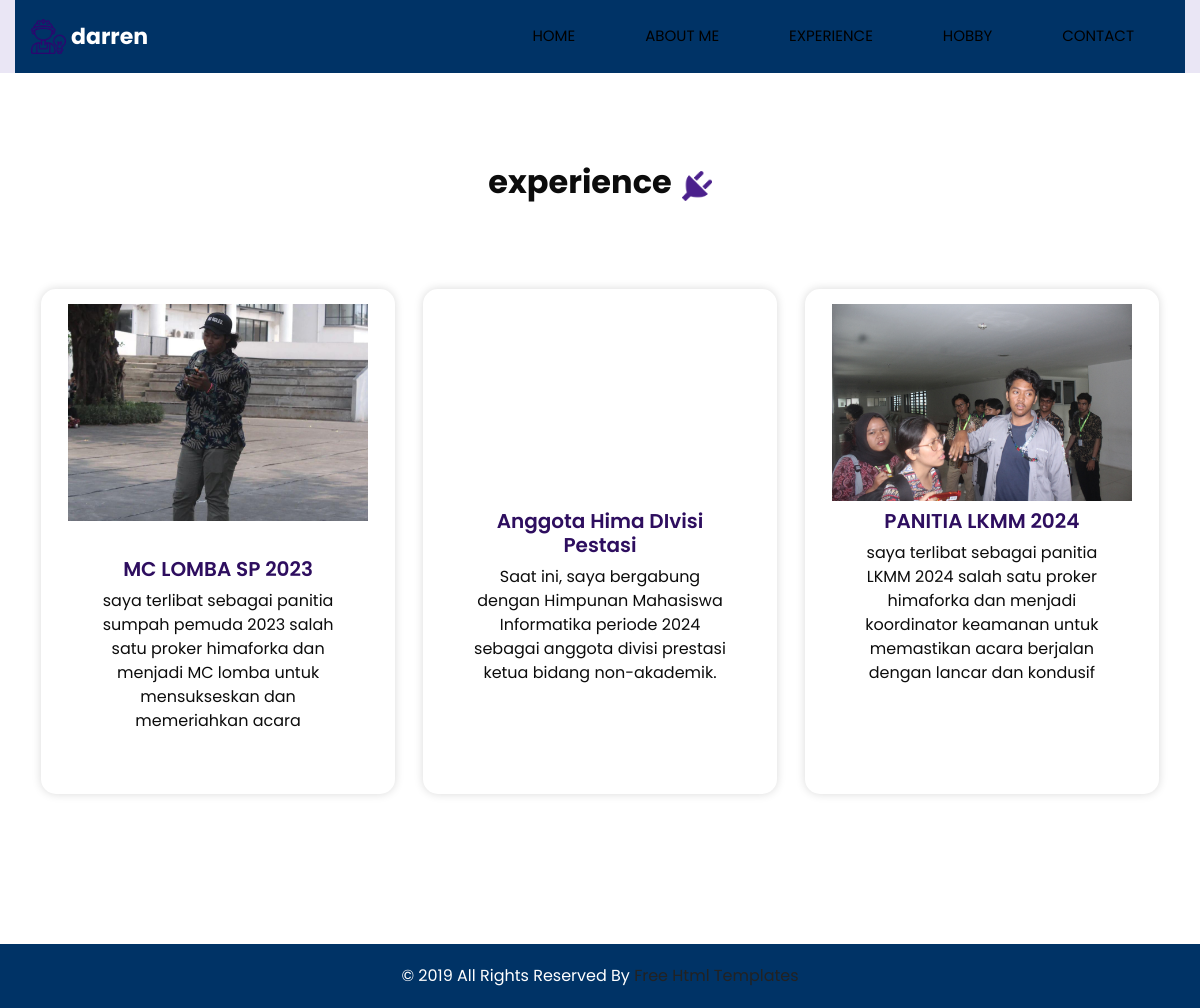
The page /experience.php on the database its author committed.
### tables this page shows
CREATE TABLE `experience` (
  `id` int(3) NOT NULL,
  `pengalaman` varchar(50) NOT NULL,
  `isipengalaman` text NOT NULL
);

### experience.php (the view, shortened to what this page needs)
<?php
    include 'koneksi.php';
    $sqlProject = "SELECT * FROM experience WHERE id = 1";
    $resultProject = $connect->query($sqlProject);
    $sqlProject2 = "SELECT * FROM experience WHERE id = 2";
    $resultProject2 = $connect->query($sqlProject2);
    $sqlProject3 = "SELECT * FROM experience WHERE id = 3";
    $resultProject3 = $connect->query($sqlProject3);
    if ($resultProject->num_rows > 0) {
        $row = $resultProject->fetch_assoc();
        $pengalaman = $row['pengalaman'];
        $isipengalaman = $row['isipengalaman'];
    } else {
        echo " ";
    }
    if ($resultProject2->num_rows > 0) {
      $row2 = $resultProject2->fetch_assoc();
      $pengalaman2 = $row2['pengalaman'];
      $isipengalaman2 = $row2['isipengalaman'];
  } else {
      echo " ";
  }
    if ($resultProject3->num_rows > 0) {
      $row3 = $resultProject3->fetch_assoc();
      $pengalaman3 = $row3['pengalaman'];
      $isipengalaman3 = $row3['isipengalaman'];
  } else {
      echo " ";
  }
?>
<!DOCTYPE html>
<html>
<head>
  <link rel="stylesheet" type="text/css" href="https://cdnjs.cloudflare.com/ajax/libs/OwlCarousel2/2.1.3/assets/owl.carousel.min.css" />
  <link rel="stylesheet" type="text/css" href="css/bootstrap.css" />
  <link href="css/style.css" rel="stylesheet" />
  <link href="css/responsive.css" rel="stylesheet" />
</head>
<body class="sub_page">
  <div class="hero_area">
    <header class="header_section">
      <div class="container">
        <nav class="navbar navbar-expand-lg custom_nav-container ">
          <a class="navbar-brand" href="#">
            <img src="images/logo.png" alt="">
            <span>
             darren
            </span>
          </a>
          <div class="collapse navbar-collapse" id="navbarSupportedContent">
            <div class="d-flex ml-auto flex-column flex-lg-row align-items-center">
              <ul class="navbar-nav">
                <li class="nav-item">
                  <a class="nav-link" href="index.php">Home <span class="sr-only">(current)</span></a>
                </li>
                <li class="nav-item">
                  <a class="nav-link" href="about.php"> About me</a>
                </li>
                <li class="nav-item">
                  <a class="nav-link" href="experience.php"> Experience </a>
                </li>
                <li class="nav-item">
                  <a class="nav-link" href="hobby.php"> Hobby </a>
                </li>
                <li class="nav-item">
                  <a class="nav-link" href="contact.php">Contact </a>
                </li>
              </ul>
            </div>
          </div>
        </nav>
      </div>
    </header>
  </div>
  <section class="service_section layout_padding">
    <div class="container">
        <div class="heading_container">
            <h2>
                <?php echo "experience" ?>
            </h2>
            <img src="images/plug.png" alt="">
        </div>
        <div class="service_container d-flex flex-wrap justify-content-between">
            <div class="box">
                <div class="img-box">
                    <img src="images/fotomc.jpg" class="img1" alt="">
                </div>
                <div class="detail-box d-flex flex-column">
                 <br><br>
                    <h5>
                        <?php echo $pengalaman?>
                    </h5>
                    <p>
                        <?php echo $isipengalaman ?>
                    </p>
                </div>
            </div>
            <div class="box">
                <div class="img-box">
                </div>
                <div class="detail-box d-flex flex-column">
                    <h5>
                        <?php echo $pengalaman2 ?>
                    </h5>
                    <p>
                        <?php echo $isipengalaman2 ?>
                    </p>
                </div>
            </div>
            <div class="box">
                <div class="img-box">
                    <img src="images/experience1.jpg" class="img1" alt="">
                </div>
                <div class="detail-box d-flex flex-column">
                    <h5>
                        <?php echo $pengalaman3 ?>
                    </h5>
                    <p>
                        <?php echo $isipengalaman3 ?>
                    </p>
                </div>
            </div>
        </div>
    </div>
</section>
  <footer class="container-fluid footer_section">
    <div class="container">
      <div class="row">
        <div class="col-lg-7 col-md-9 mx-auto">
          <p>
            &copy; 2019 All Rights Reserved By
            <a href="https://html.design/">Free Html Templates</a>
          </p>
        </div>
      </div>
    </div>
  </footer>
</body>
</html>

### css/style.css (style rules this page uses)
body { font-family: "Poppins", sans-serif; color: #0c0c0c; background-color: #ffffff; }
.layout_padding { padding-top: 90px; padding-bottom: 90px; }
.heading_container { display: -webkit-box; display: -ms-flexbox; display: flex; -webkit-box-pack: start; -ms-flex-pack: start; justify-content: flex-start; -webkit-box-align: center; -ms-flex-align: center; align-items: center; text-align: center; }
.heading_container h2 { position: relative; font-weight: bold; margin-right: 10px; }
.heading_container img { width: 30px; }
.hero_area { height: 98vh; position: relative; display: -webkit-box; display: -ms-flexbox; display: flex; -webkit-box-orient: vertical; -webkit-box-direction: normal; -ms-flex-direction: column; flex-direction: column; background-color: #eae6f5; }
.sub_page .hero_area { height: auto; }
.header_section .container { padding: 0; }
.custom_nav-container .navbar-nav .nav-item .nav-link { padding: 7px 20px; margin: 10px 15px; color: #000000; text-align: center; border-radius: 35px; text-transform: uppercase; font-size: 15px; }
a, a:hover, a:focus { text-decoration: none; }
.navbar-brand { display: -webkit-box; display: -ms-flexbox; display: flex; -webkit-box-align: center; -ms-flex-align: center; align-items: center; }
.navbar-brand img { margin-right: 5px; width: 35px; }
.navbar-brand span { font-size: 22px; font-weight: 700; color: #4b208c; }
.custom_nav-container { z-index: 99999; }
.navbar-expand-lg .navbar-collapse { -webkit-box-align: end; -ms-flex-align: end; align-items: flex-end; }
.service_section { text-align: center; }
.service_section .heading_container { -webkit-box-pack: center; -ms-flex-pack: center; justify-content: center; }
.service_section .service_container { display: -webkit-box; display: -ms-flexbox; display: flex; -webkit-box-pack: center; -ms-flex-pack: center; justify-content: center; padding: 35px 0; -ms-flex-wrap: wrap; flex-wrap: wrap; }
.service_section .service_container .box { margin: 25px 1%; -ms-flex-preferred-size: 31%; flex-basis: 31%; padding: 35px 25px 25px; border-radius: 15px; -webkit-box-shadow: 0 0 10px 0 rgba(0, 0, 0, 0.15); box-shadow: 0 0 10px 0 rgba(0, 0, 0, 0.15); border-top: 15px solid transparent; overflow: hidden; -webkit-transition: all .1s; transition: all .1s; }
.service_section .service_container .box .img-box { display: -webkit-box; display: -ms-flexbox; display: flex; -webkit-box-pack: center; -ms-flex-pack: center; justify-content: center; -webkit-box-align: center; -ms-flex-align: center; align-items: center; height: 125px; }
.service_section .service_container .box .img-box img { width: 90px; }
.service_section .service_container .box .detail-box { margin-top: 25px; }
.service_section .service_container .box .detail-box h5 { color: #2e0e5f; font-weight: 600; position: relative; }
.footer_section { display: -webkit-box; display: -ms-flexbox; display: flex; -webkit-box-pack: center; -ms-flex-pack: center; justify-content: center; position: relative; }
.footer_section p { color: #222222; margin: 0 auto; text-align: center; padding: 20px; }
.footer_section p a { color: #222222; }

### css/responsive.css (style rules this page uses)
@media (min-width: 1200px) { .container { max-width: 1170px; } }

### experience.php (style rules this page uses)
.navbar, .footer_section { background-color: #003366; color: #ffffff; }
.navbar .nav-link, .navbar-brand span { color: #ffffff; }
.footer_section p { color: #ffffff; }
.img1 { width: 300px !important; height: auto !important; }
.detail-box { padding: 20px; text-align: center; }
.service_container { margin-top: 20px; }
.box { flex: 0 0 30%; margin-bottom: 20px; }

### rows shown on the page
experience: pengalaman "MC LOMBA SP 2023", isipengalaman "saya terlibat sebagai panitia sumpah pemuda 2023 salah satu proker himaforka dan menjadi MC lomba untuk mensukseskan dan memeriahkan acara"
experience: pengalaman "Anggota Hima DIvisi Pestasi", isipengalaman "Saat ini, saya bergabung dengan Himpunan Mahasiswa Informatika periode 2024 sebagai anggota divisi prestasi ketua bidang non-akademik."
experience: pengalaman "PANITIA LKMM 2024", isipengalaman "saya terlibat sebagai panitia LKMM 2024 salah satu proker himaforka dan menjadi koordinator keamanan untuk memastikan acara berjalan dengan lancar dan kondusif"
